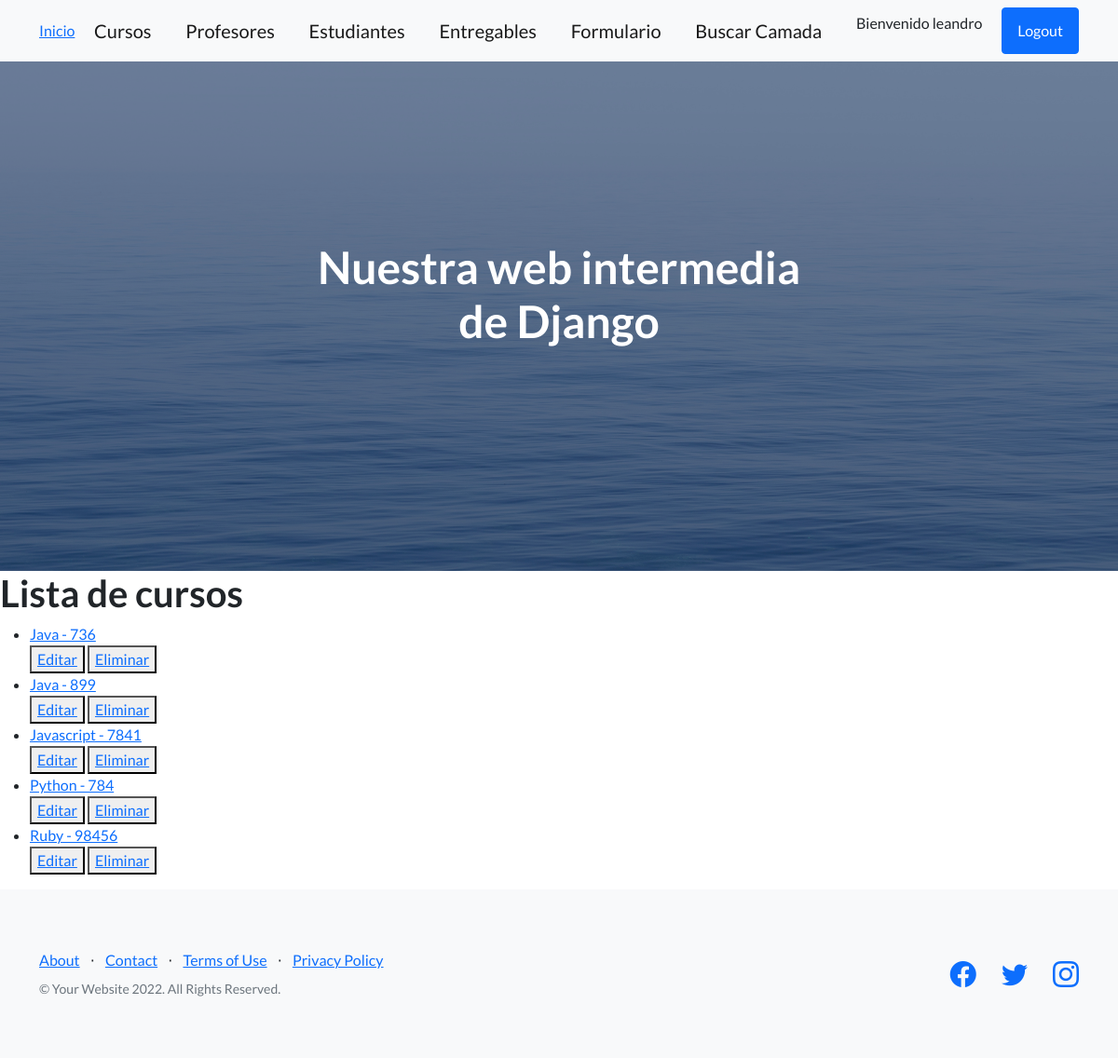
The app's page /app-coder/listaCursos/ (signed in) with its own data.
### AppCoder/models.py (models this page shows)
class Curso(models.Model): #tenemos que hacer que hereden esta estructura definida como parametro
    nombre = models.CharField(max_length=50) #nombre del curso
    camada = models.IntegerField() #comision del curso
    def __str__(self):
        return f'{self.nombre} - {self.camada}'
    class Meta: # todos estos cambios se ven reflejados en admin
        verbose_name = 'Course'
        verbose_name_plural = 'My Courses'
        ordering = ['nombre', 'camada']
        unique_together = ['nombre', 'camada']

### AppCoder/views.py (the view)
# urls.py: path('listaCursos/', CursoList.as_view(), name='ListaCursos'), #con esta view nos devielve los cursos
class CursoList(LoginRequiredMixin, ListView): #En vez de decoradores, se hereda de LoginRequiredMixin el "acceso" cuando estemos logueados
    model = Curso
    template_name = 'curso_list.html'
    context_object_name = "cursos"

### AppCoder/templates/curso_list.html
{% extends 'padre.html' %}
{% block contenidoQueCambia %}
    <h1>Lista de cursos</h1>
    <ul>
        {% for curso in cursos %}
            <li>
                <a href="{% url 'DetalleCursos' curso.id %}">
                {{curso}}
                </a>
                <div>
                    <button>
                        <a href="{% url 'ActualizaCurso' curso.id %}">Editar</a>
                    </button>
                    <button>
                        <a href="{% url 'EliminarCurso' curso.id %}">Eliminar</a>
                    </button>
                </div>
            </li>
        {% endfor %}
    </ul>
{% endblock contenidoQueCambia %}

### AppCoder/templates/padre.html (shortened to what this page needs)
<!DOCTYPE html>
<html lang="en">
    <head>
        {% load static %}
        <link href="https://cdn.jsdelivr.net/npm/bootstrap-icons@1.5.0/font/bootstrap-icons.css" rel="stylesheet" type="text/css" />
        <link href="{% static '/css/styles.css' %} " rel="stylesheet" />
    </head>
    <body>
        <nav class="navbar navbar-light bg-light static-top">
            <div class="container">
                <a class="navbar-brand1" href="#!">Inicio</a>
                <a class="navbar-brand" href="{% url 'Cursos' %}">Cursos</a>
                <a class="navbar-brand" href="{% url 'Profesores' %}">Profesores</a>
                <a class="navbar-brand" href="{% url 'Estudiantes' %}">Estudiantes</a>
                <a class="navbar-brand" href="{% url 'Entregables' %}">Entregables</a>
                <a class="navbar-brand" href="{% url 'CursoFormulario' %}">Formulario</a>
                <a class="navbar-brand" href="{% url 'busqueda_camada' %}">Buscar Camada</a>
                {% if user.is_authenticated %}
                    <p>Bienvenido {{user.username}}</p>
                    <a class="btn btn-primary" href="{% url 'Logout' %}">Logout</a>
                {% else %}
                <a class="btn btn-primary" href="{% url 'Login' %}">Login</a>
                {% endif %}
            </div>
        </nav>
        <header class="masthead">
            <div class="container position-relative">
                <div class="row justify-content-center">
                    <div class="col-xl-6">
                        <div class="text-center text-white">
                            <h1 class="mb-5">Nuestra web intermedia de Django</h1>
                        </div>
                    </div>
                </div>
            </div>
        </header>
        {% block contenidoQueCambia %}
        {% endblock contenidoQueCambia %}
        <footer class="footer bg-light">
            <div class="container">
                <div class="row">
                    <div class="col-lg-6 h-100 text-center text-lg-start my-auto">
                        <ul class="list-inline mb-2">
                            <li class="list-inline-item"><a href="#!">About</a></li>
                            <li class="list-inline-item">⋅</li>
                            <li class="list-inline-item"><a href="#!">Contact</a></li>
                            <li class="list-inline-item">⋅</li>
                            <li class="list-inline-item"><a href="#!">Terms of Use</a></li>
                            <li class="list-inline-item">⋅</li>
                            <li class="list-inline-item"><a href="#!">Privacy Policy</a></li>
                        </ul>
                        <p class="text-muted small mb-4 mb-lg-0">&copy; Your Website 2022. All Rights Reserved.</p>
                    </div>
                    <div class="col-lg-6 h-100 text-center text-lg-end my-auto">
                        <ul class="list-inline mb-0">
                            <li class="list-inline-item me-4">
                                <a href="#!"><i class="bi-facebook fs-3"></i></a>
                            </li>
                            <li class="list-inline-item me-4">
                                <a href="#!"><i class="bi-twitter fs-3"></i></a>
                            </li>
                            <li class="list-inline-item">
                                <a href="#!"><i class="bi-instagram fs-3"></i></a>
                            </li>
                        </ul>
                    </div>
                </div>
            </div>
        </footer>
    </body>
</html>

### records on screen
Curso: nombre+camada "Java - 736"
Curso: nombre+camada "Java - 899"
Curso: nombre+camada "Javascript - 7841"
Curso: nombre+camada "Python - 784"
Curso: nombre+camada "Ruby - 98456"

### other values on screen
{{ user.username }} "leandro"
